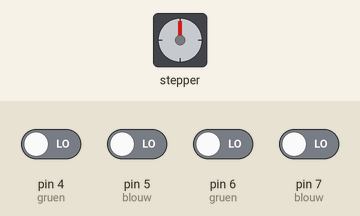
Simulated run of this sketch. Board: Arduino Uno, built with avr-gcc and run on an emulated ATmega328P. Parts: stepper motor. Wiring (inferred from the names in the program): stepper motor driver (200 steps per turn assumed): step pin 9; direction pin 8; enable pin 2. The inputs (shaded band) are chosen by the test bench; at power-on: pin 4 (gruen), pin 5 (blouw), pin 6 (gruen), pin 7 (blouw) LOW.

Above: at 1.2 s.
1.3 s: pin 6 (gruen) driven HIGH
At 1.48 s:
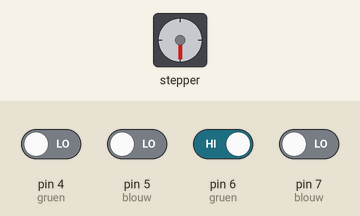
4.3 s: pin 7 (blouw) driven HIGH
5.8 s: pin 6 (gruen) driven LOW
At 5.98 s:
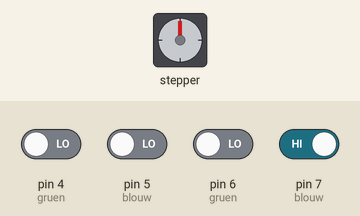
8.8 s: pin 7 (blouw) driven LOW
10.3 s: pin 6 (gruen) driven HIGH
At 10.8 s:
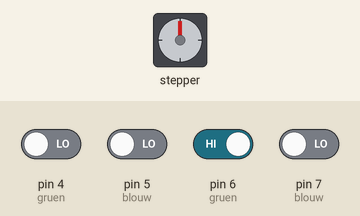
13.3 s: pin 6 (gruen) driven LOW and pin 7 (blouw) driven HIGH
Timing chart, 0 to 63.8 s (numbered marks = the images above; inputs shaded):
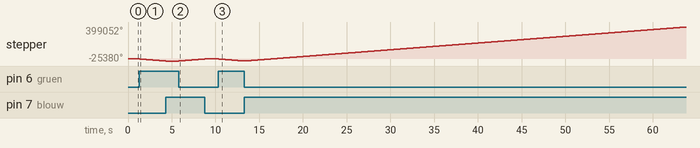

Measured:
- after the input at 1.3 s, stepper: keeps turning counter-clockwise at about 8408°/s, starting at once
- after the input at 5.8 s, stepper: keeps turning clockwise at about 8409°/s, starting at once
- after the input at 10.3 s, stepper: keeps turning counter-clockwise at about 8408°/s, starting at once

The sketch:

StepperMotorTest.ino
```cpp
// defines pins numbers
int maxSteps = 0;
const int stepPin = 9;
const int dirPin = 8;
const int enablePin = 2;//enable
int stepDir = 1; //the direction of the stepper
int microA,microB,dirBtnA,dirBtnB; //pin 4 tot 7
int state = 0; //0 is calibration
bool isCalibrated = false;
bool leftEnable,rightEnable;
//unsigned long maxStep = 10;
//unsigned long thisStep = 0;
// add schematic and thoughts


void setup() {
  // Sets the two pins as Outputs
  pinMode(stepPin,OUTPUT);
  pinMode(dirPin,OUTPUT);
  pinMode(enablePin,OUTPUT);
  pinMode(4,INPUT); //gruen //killswitch
  pinMode(5,INPUT); //blouw //killswitch
  pinMode(6,INPUT); //gruen //button
  pinMode(7,INPUT); //blouw  //button
  Serial.begin(9600);
  digitalWrite(enablePin,HIGH);//disable
  state = 1;
  leftEnable= true;
  rightEnable = true;
}

void loop()
{
  if(!isCalibrated) doCalibration();
  //first read the button and switch inputs
  microA = digitalRead(4);
  microB = digitalRead(5);
  dirBtnA = digitalRead(6);
  dirBtnB = digitalRead(7);

//  Serial.print(microA);
//  Serial.print(":");
//  Serial.println(microB);
  switch (state)
  {
    case 0:
      doCalibration();
      break;
    case 1:
      // statements use buttons to manualy drive stepper
      if(dirBtnA == dirBtnB)
      {
        digitalWrite(enablePin,HIGH);//disable
        return;
      }
      else if(dirBtnA == true)
      {
        //check direction with killswitch maybe inverse
        doStep(0,microA,100);
      }
      else
      {
        doStep(1,microB,100);
      }
      break;

    default:

      break;
  }
  digitalWrite(enablePin,HIGH);//enable
}

void doCalibration()
{
  digitalWrite(enablePin,LOW);
  // calibration go backwards till microswitch, then one step back
  // then go foreward till microswitch and one step back, the counted steps are the maximum and this is equals to 1
  // then go to 0.5 as initial state which should be the half steps back
  // statements
  // when done set state to 1
  isCalibrated = true;
  state = 1;
}

void doStep(int dir,int microPin,int stepTime)
{
  stepDir = dir;
  digitalWrite(enablePin,LOW);    //enable first
  digitalWrite(dirPin,stepDir);   // then set direction
  delayMicroseconds(stepTime);
  for(int x = 0; x < 100; x++) {//200
      if(digitalRead(microPin) == true)
      {
        // go one step back and return;
        digitalWrite(dirPin,!dir);   //reverse direction
        goStep(stepTime);
        return;                         //and exit
      }
      else
      {
        goStep(stepTime);
//      digitalWrite(stepPin,HIGH);
//      delayMicroseconds(stepTime);
//      digitalWrite(stepPin,LOW);
//      delayMicroseconds(stepTime);
      }
  }
}

void goStep(int stepTime)
{
  digitalWrite(stepPin,HIGH);
  delayMicroseconds(stepTime);
  digitalWrite(stepPin,LOW);
  delayMicroseconds(stepTime);
}
```
